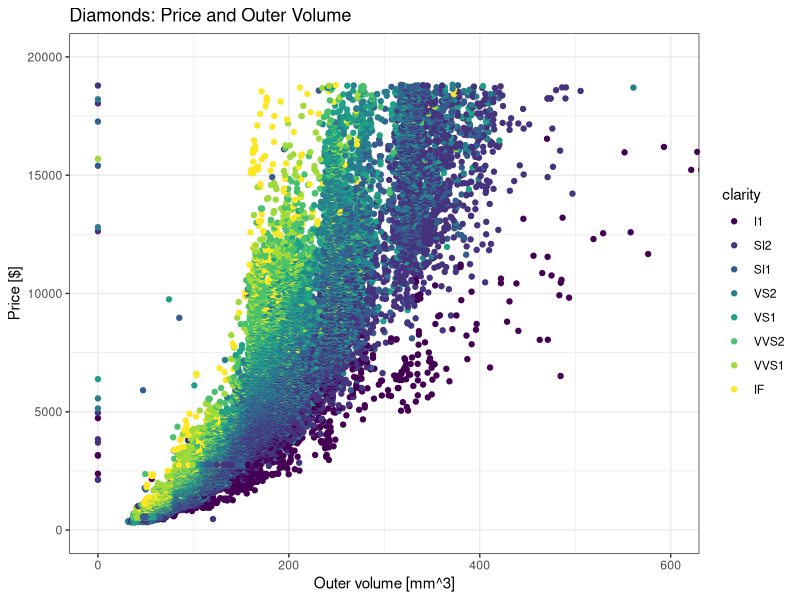

Write the R code that produced this figure.
## ---- chunk 1
knitr::opts_chunk$set(echo = TRUE, message=F, warning = F)
## ---- chunk 2
library(tidyverse)
## ---- chunk 3
data("diamonds")
diamonds
## ---- chunk 4
# Exercise 1a)
filter_clarity_diamonds <- diamonds %>% 
  group_by(clarity) %>% 
  summarise(price_min = min(price),
            price_max = max(price),
            price_median = median(price),
            price_sd = sd(price)) %>% 
 
# Exercise 1b)
filter(price_median == max(price_median))
filter_clarity_diamonds

## ---- chunk 5
# Exercise 2)
outer_volume <- function(x,z,y){
  volume <- x * z * y
  return(volume)
} 

## ---- chunk 6
outer_volume(x = 1, y = 1, z = 1)
## ---- chunk 7
 
  outer_volume(x = diamonds$x, y = diamonds$y, z = diamonds$z)


## ---- chunk 8
# Exercise 3)
g <- ggplot(diamonds, aes(x=outer_volume(x = diamonds$x, y = diamonds$y, z = diamonds$z), y=price, col = clarity))
g <- g + geom_point()
g <- g + labs(title = 'Diamonds: Price and Outer Volume', x = 'Outer volume [mm^3]', y = 'Price [$]')
g <- g + theme_bw()
g <- g + coord_cartesian(xlim=c(0, 600), ylim=c(0, 20000))
g
## ---- chunk 9
# Exercise 4af)
diamonds_filt <- diamonds %>% 
  filter(outer_volume(x = diamonds$x, y = diamonds$y, z = diamonds$z) > 0 & diamonds$price > 500 & diamonds$price < 15000)
diamonds_filt
  

# Exercise 4b)
filt_ratio <- function(a,b){
  filt_ratio <- a / b
  return(filt_ratio)
}
  
filt_ratio(a=nrow(diamonds_filt), b=nrow(diamonds))
filt_ratio

## ---- chunk 10
wind_speeds <- data.frame(timestamp = c(1, 2, 3, 1, 2, 3, 1, 2, 3),
                     height = c(60, 60, 60, 80, 80, 80, 100, 100, 100),
                     ws = c(5, 5.1, 4.9, 6, 6.05, 6.2, 7, 7.3, 7.15))
wind_speeds
## ---- chunk 11
wind_speeds_wide <- wind_speeds %>% 
  spread(key='height', value ='ws')
wind_speeds_wide
## ---- chunk 12
wind_speeds_tidy <- wind_speeds_wide %>% 
  gather(key='height', value='ws', 2:4)
wind_speeds_tidy
